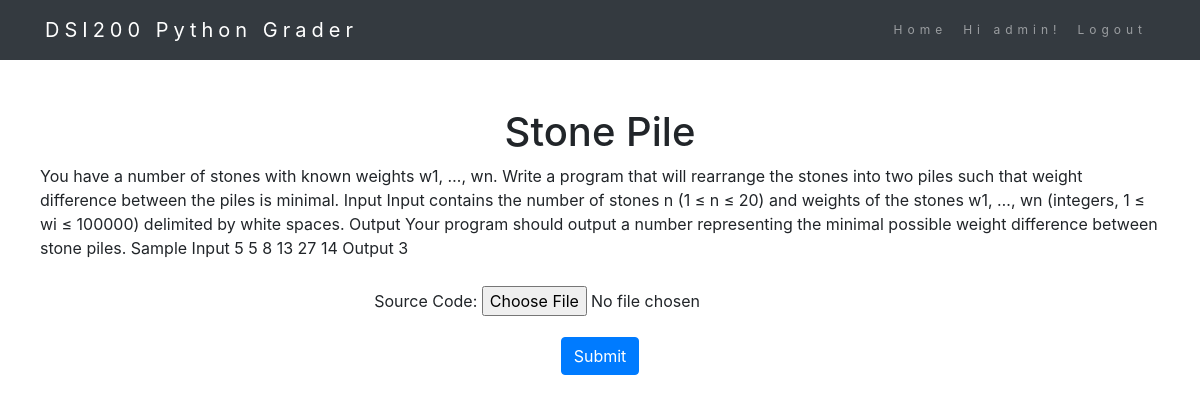
/1/ (signed in), run on an earlier commit of the app's database.
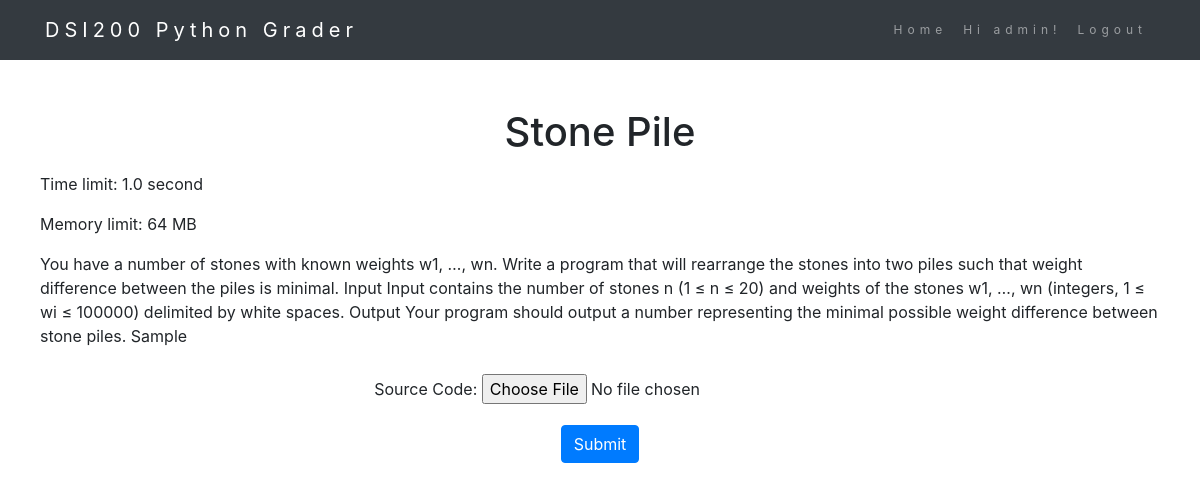
And on a later commit of the database.
### webgrader/models.py (models this page shows, shortened)
class Problem(models.Model):
    VISIBLE = 1
    INVISIBLE = 0
    VISIBILITY_CHOICES = [
        (VISIBLE, 'Visible'),
        (INVISIBLE, 'Invisible')
    ]
    problem_title = models.CharField('Problem Title', max_length=200)
    problem_desc = RichTextField(config_name='Problem Description')
    pub_date = models.DateTimeField('Date Published')
    directory = models.CharField('Problem Directory', max_length=200)
    cpu_limit = models.IntegerField(default=1)
    mem_limit = models.IntegerField(default=32)
    max_score = models.IntegerField(default=100)
    num_test = models.IntegerField(default=10)
    visibility = models.IntegerField(default=1, choices=VISIBILITY_CHOICES)

### webgrader/views.py (the view)
# urls.py: path('<int:problem_id>/', views.problem, name='problem'),
@login_required
def problem(request, problem_id):
    problem = get_object_or_404(Problem, pk=problem_id)
    form = SubmissionForm()
    return render(request, 'webgrader/problem.html', {'problem': problem, 'form': form})

### webgrader/forms.py
class SubmissionForm(forms.ModelForm):
    class Meta:
        model = Submission
        fields = ('src_code',)

### webgrader/templates/webgrader/problem.html (shortened to what this page needs)
{% extends 'base.html' %}
{% load static %}
{% block head_css %}
<link rel="stylesheet" type="text/css" href="{% static 'webgrader/index_style.css' %}">
{% endblock %}
{% block content %}
{% if user.is_authenticated %}
<nav class="navbar navbar-expand-lg navbar-dark bg-dark fixed-top">
  <div class="container">
    <a class="navbar-brand" href="{% url 'webgrader:index' %}">DSI200 Python Grader</a>
    <div class="collapse navbar-collapse" id="navbarResponsive">
      <ul class="navbar-nav ml-auto">
        <li class="nav-item">
          <a class="nav-link" href="{% url 'webgrader:index' %}">Home</a>
        </li>
        <li class="nav-item">
          <a class="nav-link"> Hi {{ user.username }}! </a>
        </li>
        <li class="nav-item">
          <a class="nav-link" href="{% url 'logout' %}">Logout</a>
        </li>
      </ul>
    </div>
  </div>
</nav>
<section class="py-5">
  <div class="container" style='padding: 60px 10px 10px 10px;'>
    <h1>{{ problem.problem_title }}</h1>
    <p style="text-align: left; width 90%">
      {{ problem.problem_desc | safe }}
    </p>
    <form action="{% url 'webgrader:submit' problem.id %}" method="post" enctype="multipart/form-data">
      <div class="text-center" style="padding-top: 10px;">
        {{ form.as_p }}
        <input type="submit" value="Submit" class="btn btn-primary">
      </div>
    </form>
  </div>
</section>
{% else %}
<p>You are not logged in</p>
<a href="{% url 'login' %}">login</a>
{% endif %}
{% endblock %}

### templates/base.html (shortened to what this page needs)
<!DOCTYPE html>
<html>
<head>
  <link rel="stylesheet" href="https://maxcdn.bootstrapcdn.com/bootstrap/4.0.0/css/bootstrap.min.css">
  {% block head_css %}
  {% endblock %}
</head>
<body>
  <main>
    {% block content %}
    {% endblock %}
  </main>
</body>
</html>

### webgrader/static/webgrader/index_style.css (style rules this page uses)
.navbar { padding-top: 10px; padding-bottom: 10px; border: 0; border-radius: 0; margin-bottom: 0; font-size: 12px; letter-spacing: 5px; }
h1 { text-align: center; }

What changed in the data, as far as the page shows it:
changed Problem "Stone Pile": problem_desc "You have a number of stones with known weights w1, …, wn. Write a program that will rearrange the stones into two piles such that weight difference between the piles is minimal. Input Input contains the number of stones n (1 ≤ n ≤ 20) and weights of the stones w1, …, wn (integers, 1 ≤ wi ≤ 100000) delimited by white spaces. Output Your program should output a number representing the minimal possible weight difference between stone piles. Sample Input 5 5 8 13 27 14 Output 3" → "Time limit: 1.0 second Memory limit: 64 MB You have a number of stones with known weights w1, …, wn. Write a program that will rearrange the stones into two piles such that weight difference between the piles is minimal. Input Input contains the number of stones n (1 ≤ n ≤ 20) and weights of the stones w1, …, wn (integers, 1 ≤ wi ≤ 100000) delimited by white spaces. Output Your program should output a number representing the minimal possible weight difference between stone piles. Sample"
